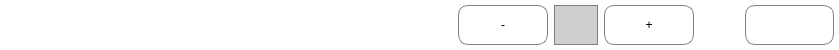
<?xml version="1.0" encoding="UTF-8"?>
<ui version="4.0">
 <class>CabinetStoreListItem</class>
 <widget class="QWidget" name="CabinetStoreListItem">
  <property name="geometry">
   <rect>
    <x>0</x>
    <y>0</y>
    <width>839</width>
    <height>50</height>
   </rect>
  </property>
  <property name="windowTitle">
   <string>Form</string>
  </property>
  <property name="styleSheet">
   <string notr="true">QWidget{
font: 18px &quot;微软雅黑&quot;;
background-color: rgb(255, 255, 255);
}
QPushButton{
border:1px solid gray;
border-radius:10;
}</string>
  </property>
  <layout class="QHBoxLayout" name="horizontalLayout" stretch="10,2,1,2,1,2">
   <property name="leftMargin">
    <number>5</number>
   </property>
   <property name="topMargin">
    <number>5</number>
   </property>
   <property name="rightMargin">
    <number>5</number>
   </property>
   <property name="bottomMargin">
    <number>5</number>
   </property>
   <item>
    <widget class="QLabel" name="name">
     <property name="text">
      <string/>
     </property>
    </widget>
   </item>
   <item>
    <widget class="QPushButton" name="minus">
     <property name="sizePolicy">
      <sizepolicy hsizetype="Minimum" vsizetype="Preferred">
       <horstretch>0</horstretch>
       <verstretch>0</verstretch>
      </sizepolicy>
     </property>
     <property name="text">
      <string>-</string>
     </property>
    </widget>
   </item>
   <item>
    <widget class="QLabel" name="num">
     <property name="styleSheet">
      <string notr="true">background-color: rgb(207, 207, 207);
border:1px solid gray;</string>
     </property>
     <property name="text">
      <string/>
     </property>
    </widget>
   </item>
   <item>
    <widget class="QPushButton" name="add">
     <property name="sizePolicy">
      <sizepolicy hsizetype="Minimum" vsizetype="Preferred">
       <horstretch>0</horstretch>
       <verstretch>0</verstretch>
      </sizepolicy>
     </property>
     <property name="text">
      <string>+</string>
     </property>
    </widget>
   </item>
   <item>
    <spacer name="horizontalSpacer">
     <property name="orientation">
      <enum>Qt::Horizontal</enum>
     </property>
     <property name="sizeType">
      <enum>QSizePolicy::Preferred</enum>
     </property>
     <property name="sizeHint" stdset="0">
      <size>
       <width>20</width>
       <height>20</height>
      </size>
     </property>
    </spacer>
   </item>
   <item>
    <widget class="QPushButton" name="opt">
     <property name="sizePolicy">
      <sizepolicy hsizetype="Minimum" vsizetype="Preferred">
       <horstretch>0</horstretch>
       <verstretch>0</verstretch>
      </sizepolicy>
     </property>
     <property name="text">
      <string/>
     </property>
    </widget>
   </item>
  </layout>
 </widget>
 <resources/>
 <connections/>
</ui>
